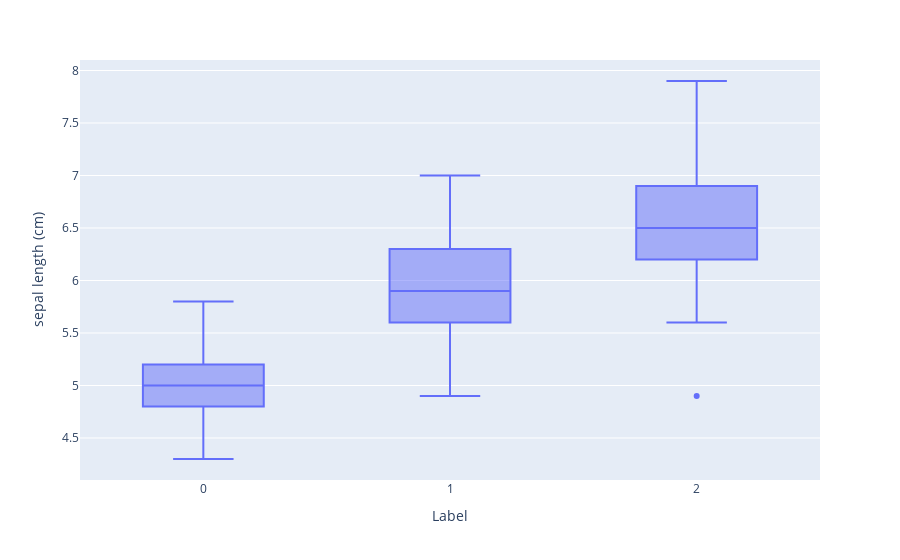

Here is the notebook cell this chart was saved with:
### Code cell
fig = px.box(df, x="Label", y="sepal length (cm)")
fig.show()

### Figure 1 — Plotly figure (JSON) as saved in the notebook; plotly's stock layout.template omitted (floating-point values rounded to 4 significant figures; data arrays with more than 128 entries replaced by an {"elided": "..."} marker saying what was removed)
{"data": [{"alignmentgroup": "True", "hovertemplate": "Label=%{x}<br>sepal length (cm)=%{y}<extra></extra>", "legendgroup": "", "marker": {"color": "#636efa"}, "name": "", "notched": false, "offsetgroup": "", "orientation": "v", "showlegend": false, "type": "box", "x": {"elided": "150 int values"}, "x0": " ", "xaxis": "x", "y": {"elided": "150 float values"}, "y0": " ", "yaxis": "y"}], "layout": {"boxmode": "group", "legend": {"tracegroupgap": 0}, "margin": {"t": 60}, "xaxis": {"anchor": "y", "domain": [0, 1], "title": {"text": "Label"}}, "yaxis": {"anchor": "x", "domain": [0, 1], "title": {"text": "sepal length (cm)"}}}}
